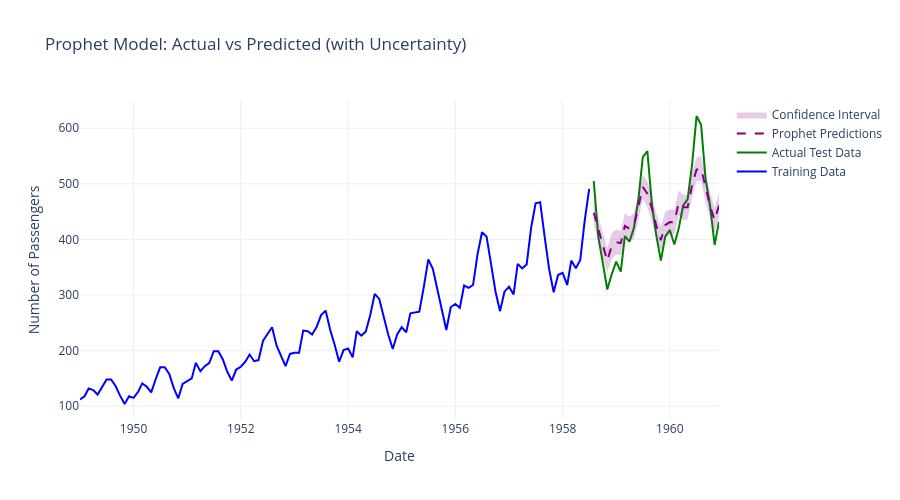

Notebook code for this chart:
### Markdown cell above
## 10. Visualize Prophet Results

### Code cell
# Visualize Prophet predictions with uncertainty intervals
fig = go.Figure()

# Training data
fig.add_trace(go.Scatter(
    x=train.index,
    y=train['Passengers'],
    mode='lines',
    name='Training Data',
    line=dict(color='blue', width=2)
))

# Actual test data
fig.add_trace(go.Scatter(
    x=test.index,
    y=test['Passengers'],
    mode='lines',
    name='Actual Test Data',
    line=dict(color='green', width=2)
))

# Prophet predictions
fig.add_trace(go.Scatter(
    x=test.index,
    y=prophet_predictions,
    mode='lines',
    name='Prophet Predictions',
    line=dict(color='purple', width=2, dash='dash')
))

# Add uncertainty interval
test_forecast = prophet_forecast.iloc[-len(test):]
fig.add_trace(go.Scatter(
    x=test.index,
    y=test_forecast['yhat_upper'].values,
    mode='lines',
    name='Upper Bound',
    line=dict(width=0),
    showlegend=False
))

fig.add_trace(go.Scatter(
    x=test.index,
    y=test_forecast['yhat_lower'].values,
    mode='lines',
    name='Confidence Interval',
    line=dict(width=0),
    fillcolor='rgba(128, 0, 128, 0.2)',
    fill='tonexty'
))

fig.update_layout(
    title='Prophet Model: Actual vs Predicted (with Uncertainty)',
    xaxis_title='Date',
    yaxis_title='Number of Passengers',
    hovermode='x unified',
    template='plotly_white',
    height=500
)

fig.show()
